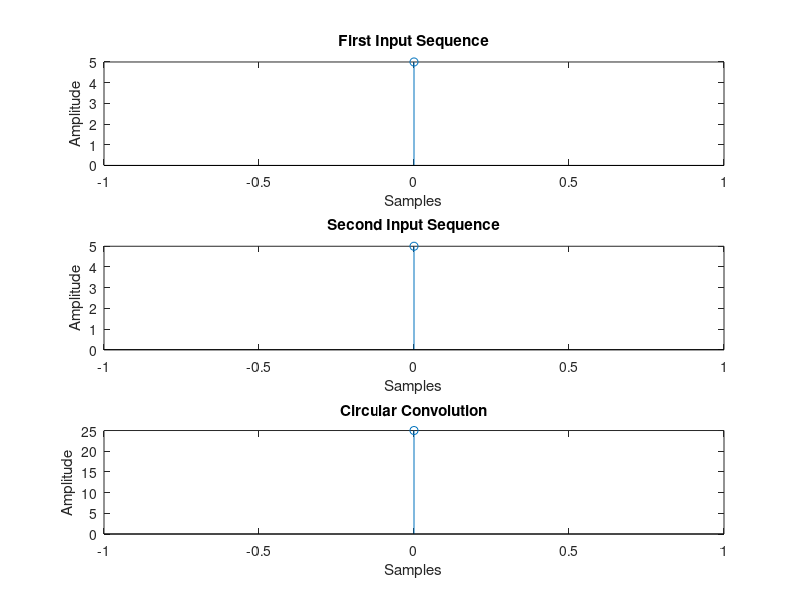

Reproduce this figure in MATLAB.
clc;
clear all;
x1 = input('Enter the first sequence:');
x2 = input('Enter the second sequence:');
N1 = length(x1);
N2 = length(x2);
N = max(N1,N2);

if(N2>N1)
    x4 = [x1,zeros(1,N-N1)];
    x5 = x2;
elseif(N2==N1)
    x4 = x1;
    x5 = x2;
else
    x4 = x1;
    x5 = [x2,zeros(1,N-N2)];
end

y=cconv(x1,x2,N);

subplot(3,1,1);
t1 = 0:N1-1;
stem(t1,x1);
title('First Input Sequence');
xlabel('Samples');
ylabel('Amplitude');

subplot(3,1,2);
t2 = 0:N2-1;
stem(t2,x2);
title('Second Input Sequence');
xlabel('Samples');
ylabel('Amplitude');

subplot(3,1,3);
t3 = 0:N-1;
stem(t3,y);
title('Circular Convolution');
xlabel('Samples');
ylabel('Amplitude');